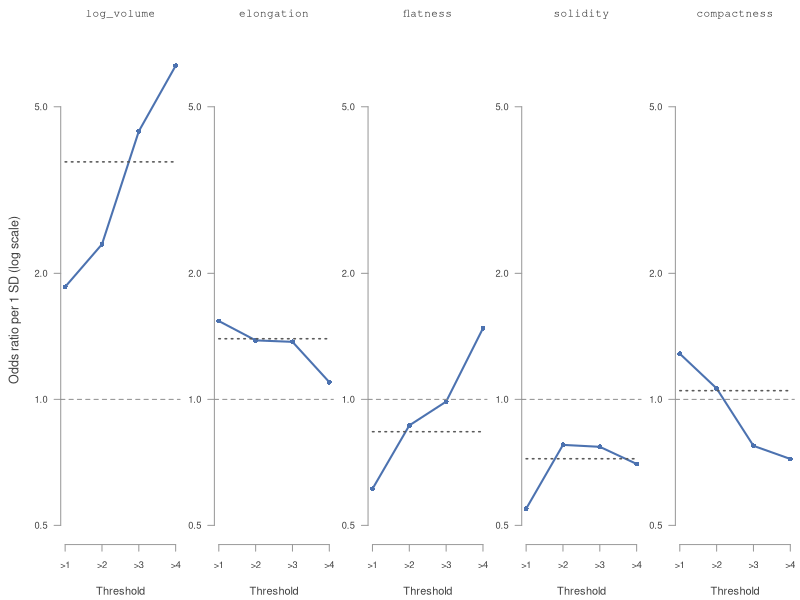

Write the R code that produced this figure.
# Run from the repository root:
#   Rscript codes/plots/model-analysis/threshold-odds-ratios.R

library(ordinal)

data <- read.csv("data/processed/nodules_train_trimmed.csv", stringsAsFactors = FALSE)
PRIMARY <- c("log_volume", "elongation", "flatness", "solidity", "compactness")
SECONDARY <- c("spiculation", "lobulation", "margin", "texture", "sphericity")
data <- data[complete.cases(data[c(PRIMARY, SECONDARY, "mal_median")]), ]
data[PRIMARY] <- scale(data[PRIMARY])
data$y <- factor(data$mal_median, levels = 1:5, ordered = TRUE)

free <- clm(y ~ 1, nominal = ~ log_volume + elongation + flatness + solidity + compactness,
            data = data, link = "logit")
po <- clm(y ~ log_volume + elongation + flatness + solidity + compactness, data = data,
          link = "logit")
b <- coef(free)

pdf("codes/plots/model-analysis/threshold-odds-ratios.pdf", width = 9, height = 3)
par(mfrow = c(1, 5), mar = c(4.2, 2.2, 2, 0.4), oma = c(0, 2.4, 0, 0), las = 1,
    col.axis = "gray25", col.lab = "gray25", fg = "gray60")
for (v in PRIMARY) {
  or <- exp(-b[paste0(1:4, "|", 2:5, ".", v)])
  plot(1:4, or, type = "o", pch = 16, lwd = 2, col = "#4c72b0", log = "y", ylim = c(0.5, 7),
       xaxt = "n", xlab = "Threshold", ylab = "", bty = "n", cex.axis = 0.85)
  axis(1, 1:4, c(">1", ">2", ">3", ">4"), cex.axis = 0.85)
  abline(h = 1, col = "gray55", lty = 2)
  segments(1, exp(coef(po)[v]), 4, exp(coef(po)[v]), col = "gray35", lty = 3, lwd = 1.5)
  title(v, font.main = 1, cex.main = 1, family = "mono", col.main = "gray20")
}
mtext("Odds ratio per 1 SD (log scale)", side = 2, outer = TRUE, line = 0.8, las = 0,
      col = "gray25", cex = 0.75)
invisible(dev.off())
